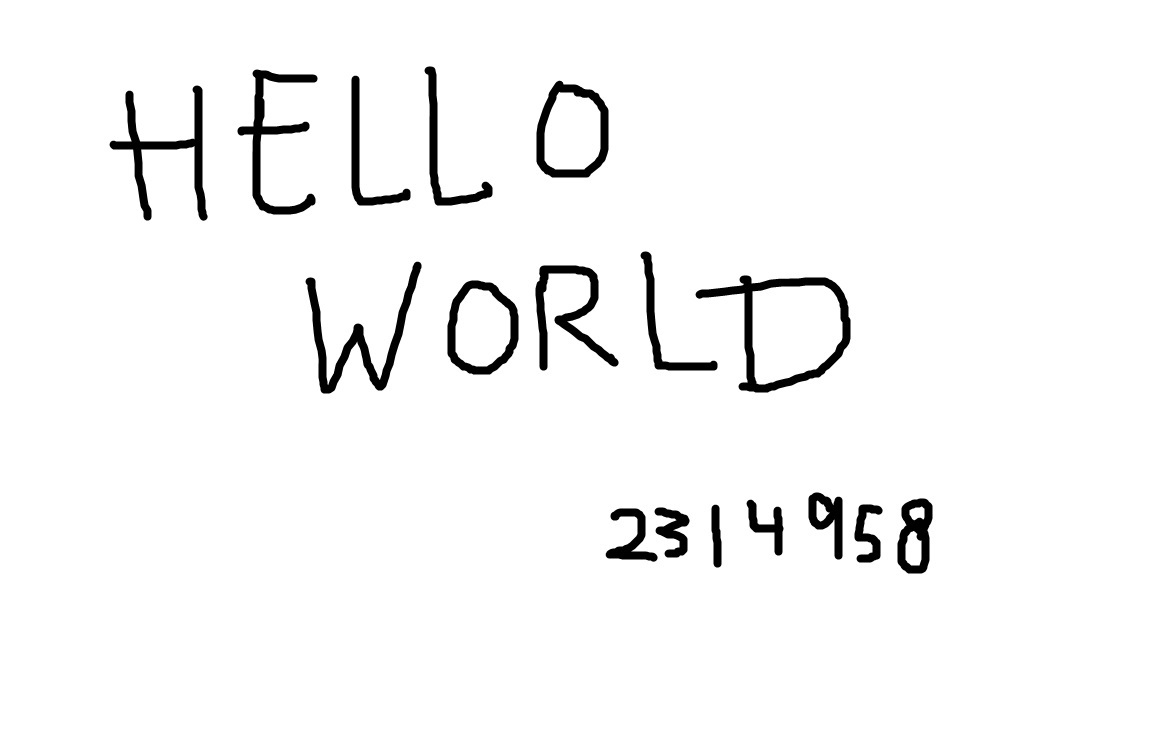
#> input picture src/test_image.jpg, 1159 x 745 px, given in place of image_to_test.jpg, which was not available
$ jupyter execute --allow-errors Simple-OCR.ipynb   (text cells are left out)
#> lines starting #> are read from the running program, lines starting #| are printed output that depends on the picture; after the words box and inside, x2 and y2 are one past the last pixel; in counts of white or black regions, pixels touching at a corner belong together; pictures that were not available may be replaced by others from this repository, and a replacement may not be noted
[cell 1]
import os
os.environ['TF_CPP_MIN_LOG_LEVEL'] = '3' # Tắt các log C++ và Warning CUDA của TF
import sys
sys.path.append('../src')
from model2 import MinimNet
from tensorflow.keras.callbacks import EarlyStopping, ModelCheckpoint, ReduceLROnPlateau
from tensorflow.keras.optimizers import SGD
from tensorflow.keras.preprocessing.image import ImageDataGenerator
from imutils import resize, grab_contours
from matplotlib import pyplot as plt
from sklearn.metrics import classification_report
from sklearn.model_selection import train_test_split
from sklearn.preprocessing import LabelBinarizer
from PIL import Image
import numpy as np
import cv2
import os

[cell 2]
notebook_path = os.path.abspath('Simple-OCR.ipynb')
dataset_path = os.path.dirname(notebook_path)+'/handwritting_characters_database/curated'

image_size = (32, 32)
batch_size = 128
epoch = 50
init_lr = 1e-1
test_ratio = .25

[cell 3]
classLabels = "1234567890ABCDEFGHIJKLMNOPQRSTUVWXYZ"
classLabels = [i for i in classLabels]

img = []
lbl = []

#initiate for loop to go to all directories
for folder in os.listdir(dataset_path):
    #check whether it is a directory or a file
    if os.path.isdir(dataset_path+'/'+folder):
        # if the folder consist of images we needed then we proceed, else we skip it
        if chr(int(folder)) in classLabels:
            lbl_idx = classLabels.index(chr(int(folder)))
            for file in os.listdir(dataset_path+'/'+folder):
                img.append(np.expand_dims(np.array(Image.open(dataset_path+'/'+folder+'/'+file).resize(image_size))*1./255.,axis=-1))
                lbl.append(lbl_idx)

#after loaded all needed images, convert the images to np.array to avoid error
img = np.array(img)
lbl = np.array(lbl)

[cell 4]
#create a one-hot label
le = LabelBinarizer()
#> (the rest of this cell did not finish here and is left out)

#> (a cell that did not finish here is left out)

#> (a cell that did not finish here is left out)

#> (a cell that did not finish here is left out)

#> (a cell that did not finish here is left out)

#> (a cell that did not finish here is left out)

[cell 10]
# put all the needed variable/parameter
file_name = 'image_to_test.jpg'
image_path = os.path.dirname(notebook_path)+'/'+file_name

image_to_test = cv2.imread(image_path)
#> image_to_test is the input picture: shape (745, 1159, 3); min 0, max 255, mean 246.4

#convert to grayscale
gray = cv2.cvtColor(image_to_test, cv2.COLOR_BGR2GRAY)
#blurring the image
blur = cv2.GaussianBlur(gray, (5, 5), 0)

#apply edge filter to the blurred image
edge = cv2.Canny(blur, 30, 150)
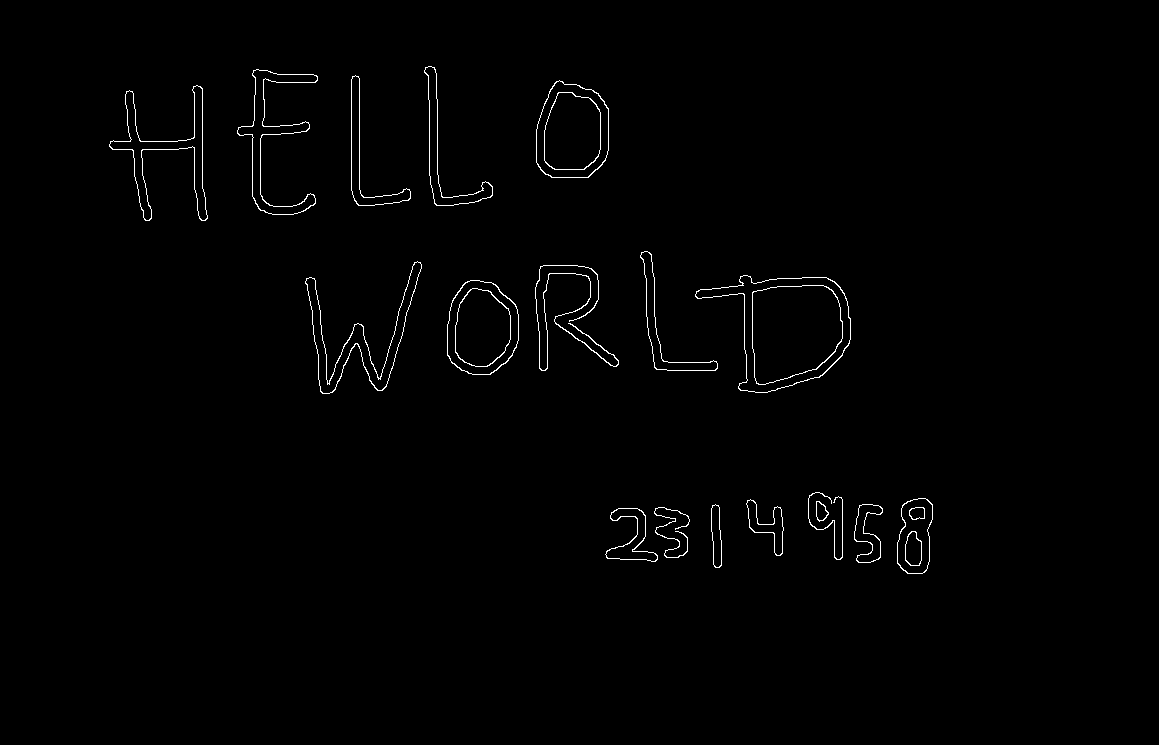
#> edge: shape (745, 1159); 0.9% white in thin lines or dots, all inside (x1, y1, x2, y2) = (109, 66, 933, 574)

[cell 11]
#get contours
cntrs = cv2.findContours(edge.copy(), cv2.RETR_EXTERNAL, cv2.CHAIN_APPROX_SIMPLE)
#> cntrs = 18 contours; largest, box (x1, y1, x2, y2) and area: (695, 275, 851, 393) 10808, (536, 80, 609, 178) 5810, (447, 280, 519, 375) 5424, (305, 261, 422, 394) 3064, (109, 85, 208, 221) 2750
cntrs = grab_contours(cntrs)

#sort contours from top left to bottom right
boundingBox = [cv2.boundingRect(c) for c in cntrs]
#> boundingBox = 18 items, first 6: (605, 508, 53, 54), (654, 507, 36, 51), (854, 504, 29, 59), (711, 504, 11, 64), (816, 501, 13, 21), (746, 499, 38, 57)
(cntrs, _) = zip(*sorted(zip(cntrs, boundingBox), key=lambda x: (-x[1][1], x[1][0])))

[cell 12]
char_detected = []

for c in cntrs:
    (x,y,w,h) = cv2.boundingRect(c)

    #attemp to ignore small contours
    if (w >= 5 and w <= 350) and (h >= 15 and h <= 320):
        #create an Region of Interest
        roi = gray[y:y+h, x:x+w]

        #threshold it to make it into binary image
        bin_img = cv2.threshold(roi, 0 ,255, cv2.THRESH_BINARY_INV | cv2.THRESH_OTSU)[1]
        (iH, iW) = bin_img.shape

        #if imageWidth(iW) is bigger than the Height, then we will scale the image until
        #the width is equal to 32, else scale the image until we got the height is the 32
        #32 used in here is based on the image_size which is (32,32)
        if iW > iH:
            bin_img = resize(bin_img, width = image_size[0])
        else:
            bin_img = resize(bin_img, height = image_size[1])

        #update with the new image size
        (iH, iW) = bin_img.shape
        dX = int(max(0, 32 - iW) / 2.0)
        dY = int(max(0, 32 - iH) / 2.0)

        #pad the image and resize it to match the input of the model
        padded = cv2.copyMakeBorder(bin_img, top=dY, bottom=dY,
            left=dX, right=dX, borderType=cv2.BORDER_CONSTANT,
            value=(0, 0, 0))
        padded = cv2.resize(padded, image_size)

        #normalize the image so that it got the same value of testImg
        padded = padded.astype("float32") / 255.0
        padded = np.expand_dims(padded, axis=-1)

        #put it into list of the queue of images to predict
        char_detected.append([padded, (x, y, w, h)])
#> this loop made 18 passes
#> (x, y, w, h, dX, dY) on passes 1 to 12: (605, 508, 53, 54, 0, 0), (654, 507, 36, 51, 5, 0), (711, 504, 11, 64, 13, 0), (854, 504, 29, 59, 8, 0), (816, 501, 13, 21, 6, 0), (746, 499, 38, 57, 5, 0), (897, 498, 36, 76, 8, 0), (808, 492, 35, 68, 8, 0), (447, 280, 72, 95, 4, 0), (695, 275, 156, 118, 0, 4), (535, 265, 84, 106, 3, 0), (305, 261, 117, 133, 2, 0)
#> pass 1, `roi = gray[y:y+h, x:x+w]`:
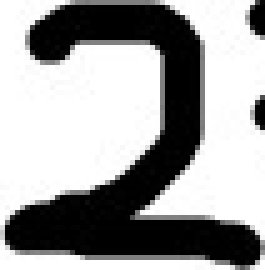
#> roi: shape (54, 53) (shown 5 times larger); min 0, max 255, mean 158.8
#> pass 1, `bin_img = cv2.threshold(roi, 0 ,255, cv2.THRESH_BINARY_INV | cv2.THRES..`:
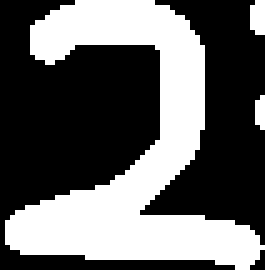
#> bin_img: shape (54, 53) (shown 5 times larger); 39.6% white; 3 white regions (2 under 20 px), largest, box (x1, y1, x2, y2) and area: (1, 0, 53, 54) 1101
#> pass 1, `bin_img = resize(bin_img, height = image_size[1])`:
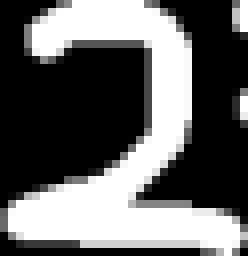
#> bin_img: shape (32, 31) (shown 8 times larger); min 0, max 255, mean 100.9
#> pass 1, `padded = cv2.resize(padded, image_size)`:
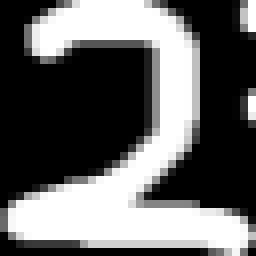
#> padded: shape (32, 32) (shown 8 times larger); min 0, max 255, mean 100.8
#> after the loop:
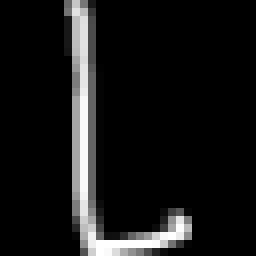
#> padded: shape (32, 32, 1) float32 (shown 8 times larger); min 0, max 1, mean 0.0858
#> after the loop:
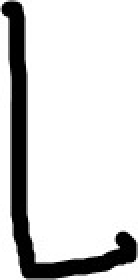
#> roi: shape (140, 69) (shown 2 times larger); min 0, max 255, mean 212.7
#> after the loop, char_detected = 18 items

#get each location and image of detected char
boxes = [b[1] for b in char_detected]
#> boxes = 18 items, first 6: (605, 508, 53, 54), (654, 507, 36, 51), (711, 504, 11, 64), (854, 504, 29, 59), (816, 501, 13, 21), (746, 499, 38, 57)
char_detected = np.array([c[0] for c in char_detected], dtype="float32")
#feed it as the input of the model
#> (the rest of this cell did not finish here and is left out)
